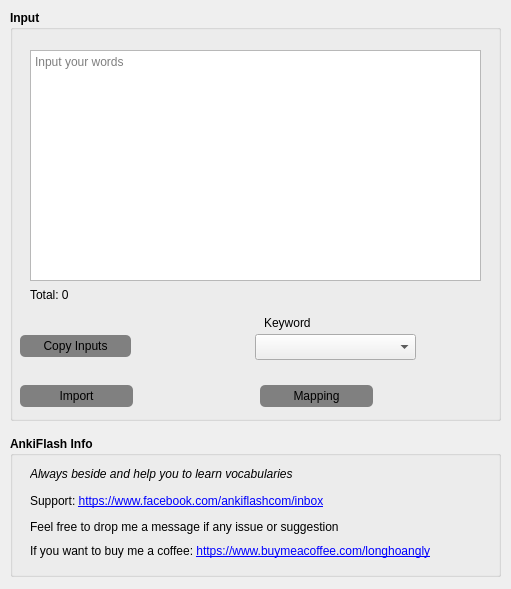
<?xml version="1.0" encoding="UTF-8"?>
<ui version="4.0">
 <class>Dialog</class>
 <widget class="QDialog" name="Dialog">
  <property name="geometry">
   <rect>
    <x>0</x>
    <y>0</y>
    <width>511</width>
    <height>589</height>
   </rect>
  </property>
  <property name="focusPolicy">
   <enum>Qt::StrongFocus</enum>
  </property>
  <property name="windowTitle">
   <string>AnkiFlash</string>
  </property>
  <property name="windowIcon">
   <iconset>
    <normaloff>../resources/anki.ico</normaloff>../resources/anki.ico</iconset>
  </property>
  <property name="autoFillBackground">
   <bool>true</bool>
  </property>
  <widget class="QGroupBox" name="inputBox">
   <property name="geometry">
    <rect>
     <x>10</x>
     <y>10</y>
     <width>491</width>
     <height>411</height>
    </rect>
   </property>
   <property name="font">
    <font>
     <bold>true</bold>
    </font>
   </property>
   <property name="title">
    <string>Input</string>
   </property>
   <widget class="QPlainTextEdit" name="inputTxt">
    <property name="geometry">
     <rect>
      <x>20</x>
      <y>40</y>
      <width>451</width>
      <height>231</height>
     </rect>
    </property>
    <property name="font">
     <font>
      <bold>false</bold>
     </font>
    </property>
    <property name="focusPolicy">
     <enum>Qt::StrongFocus</enum>
    </property>
    <property name="lineWrapMode">
     <enum>QPlainTextEdit::NoWrap</enum>
    </property>
    <property name="placeholderText">
     <string>Input your words</string>
    </property>
   </widget>
   <widget class="QLabel" name="totalLbl">
    <property name="geometry">
     <rect>
      <x>20</x>
      <y>277</y>
      <width>191</width>
      <height>16</height>
     </rect>
    </property>
    <property name="font">
     <font>
      <bold>false</bold>
     </font>
    </property>
    <property name="text">
     <string>Total: 0</string>
    </property>
   </widget>
   <widget class="QComboBox" name="keywordCx">
    <property name="geometry">
     <rect>
      <x>245</x>
      <y>324</y>
      <width>161</width>
      <height>26</height>
     </rect>
    </property>
    <property name="styleSheet">
     <string notr="true"/>
    </property>
   </widget>
   <widget class="QLabel" name="keywordLbl">
    <property name="geometry">
     <rect>
      <x>254</x>
      <y>303</y>
      <width>61</width>
      <height>20</height>
     </rect>
    </property>
    <property name="font">
     <font>
      <bold>false</bold>
     </font>
    </property>
    <property name="text">
     <string>Keyword</string>
    </property>
   </widget>
   <widget class="QPushButton" name="mappingBtn">
    <property name="geometry">
     <rect>
      <x>250</x>
      <y>370</y>
      <width>113</width>
      <height>32</height>
     </rect>
    </property>
    <property name="font">
     <font>
      <bold>false</bold>
     </font>
    </property>
    <property name="toolTip">
     <string>To update existing flashcards with mapping fields</string>
    </property>
    <property name="styleSheet">
     <string notr="true">background-color: grey; border-radius: 5px; margin-top: 5px; margin-bottom: 5px;</string>
    </property>
    <property name="text">
     <string>Mapping</string>
    </property>
   </widget>
   <widget class="QPushButton" name="importBtn">
    <property name="geometry">
     <rect>
      <x>10</x>
      <y>370</y>
      <width>113</width>
      <height>32</height>
     </rect>
    </property>
    <property name="font">
     <font>
      <bold>false</bold>
     </font>
    </property>
    <property name="toolTip">
     <string>Cick here to import / create new cards.</string>
    </property>
    <property name="styleSheet">
     <string notr="true">background-color: grey; border-radius: 5px; margin-top: 5px; margin-bottom: 5px;</string>
    </property>
    <property name="text">
     <string>Import</string>
    </property>
   </widget>
   <widget class="QPushButton" name="copyBtn">
    <property name="geometry">
     <rect>
      <x>10</x>
      <y>320</y>
      <width>111</width>
      <height>32</height>
     </rect>
    </property>
    <property name="font">
     <font>
      <bold>false</bold>
     </font>
    </property>
    <property name="toolTip">
     <string>Copy input words then paste into AnkiFlash Generator Chrome Extension to generate flashcards.</string>
    </property>
    <property name="styleSheet">
     <string notr="true">background-color: grey; border-radius: 5px; margin-top: 5px; margin-bottom: 5px;</string>
    </property>
    <property name="text">
     <string>Copy Inputs</string>
    </property>
   </widget>
  </widget>
  <widget class="QGroupBox" name="ankiflashInfoBox">
   <property name="geometry">
    <rect>
     <x>10</x>
     <y>436</y>
     <width>491</width>
     <height>141</height>
    </rect>
   </property>
   <property name="font">
    <font>
     <bold>true</bold>
    </font>
   </property>
   <property name="title">
    <string>AnkiFlash Info</string>
   </property>
   <widget class="QLabel" name="buycoffee">
    <property name="geometry">
     <rect>
      <x>20</x>
      <y>107</y>
      <width>811</width>
      <height>16</height>
     </rect>
    </property>
    <property name="font">
     <font>
      <family>MS Shell Dlg 2</family>
      <italic>false</italic>
      <bold>false</bold>
     </font>
    </property>
    <property name="text">
     <string>&lt;html&gt;&lt;head/&gt;&lt;body&gt;&lt;p&gt;If you want to buy me a coffee: &lt;a href=&quot;https://www.buymeacoffee.com/longhoangly&quot;&gt;https://www.buymeacoffee.com/longhoangly&lt;/a&gt;&lt;/p&gt;&lt;/body&gt;&lt;/html&gt;</string>
    </property>
    <property name="openExternalLinks">
     <bool>true</bool>
    </property>
   </widget>
   <widget class="QLabel" name="inbox">
    <property name="geometry">
     <rect>
      <x>20</x>
      <y>83</y>
      <width>391</width>
      <height>16</height>
     </rect>
    </property>
    <property name="font">
     <font>
      <family>MS Shell Dlg 2</family>
      <italic>false</italic>
      <bold>false</bold>
     </font>
    </property>
    <property name="text">
     <string>Feel free to drop me a message if any issue or suggestion</string>
    </property>
   </widget>
   <widget class="QLabel" name="caption">
    <property name="geometry">
     <rect>
      <x>20</x>
      <y>30</y>
      <width>391</width>
      <height>16</height>
     </rect>
    </property>
    <property name="font">
     <font>
      <family>MS Sans Serif</family>
      <italic>true</italic>
      <bold>false</bold>
     </font>
    </property>
    <property name="text">
     <string>Always beside and help you to learn vocabularies</string>
    </property>
   </widget>
   <widget class="QLabel" name="support">
    <property name="geometry">
     <rect>
      <x>20</x>
      <y>57</y>
      <width>391</width>
      <height>16</height>
     </rect>
    </property>
    <property name="font">
     <font>
      <family>MS Shell Dlg 2</family>
      <italic>false</italic>
      <bold>false</bold>
     </font>
    </property>
    <property name="text">
     <string>Support: &lt;a href=&quot;https://www.facebook.com/ankiflashcom/inbox&quot; target=&quot;_blank&quot;&gt;https://www.facebook.com/ankiflashcom/inbox&lt;/a&gt;</string>
    </property>
    <property name="openExternalLinks">
     <bool>true</bool>
    </property>
    <property name="textInteractionFlags">
     <set>Qt::LinksAccessibleByMouse</set>
    </property>
   </widget>
  </widget>
 </widget>
 <resources/>
 <connections/>
</ui>
